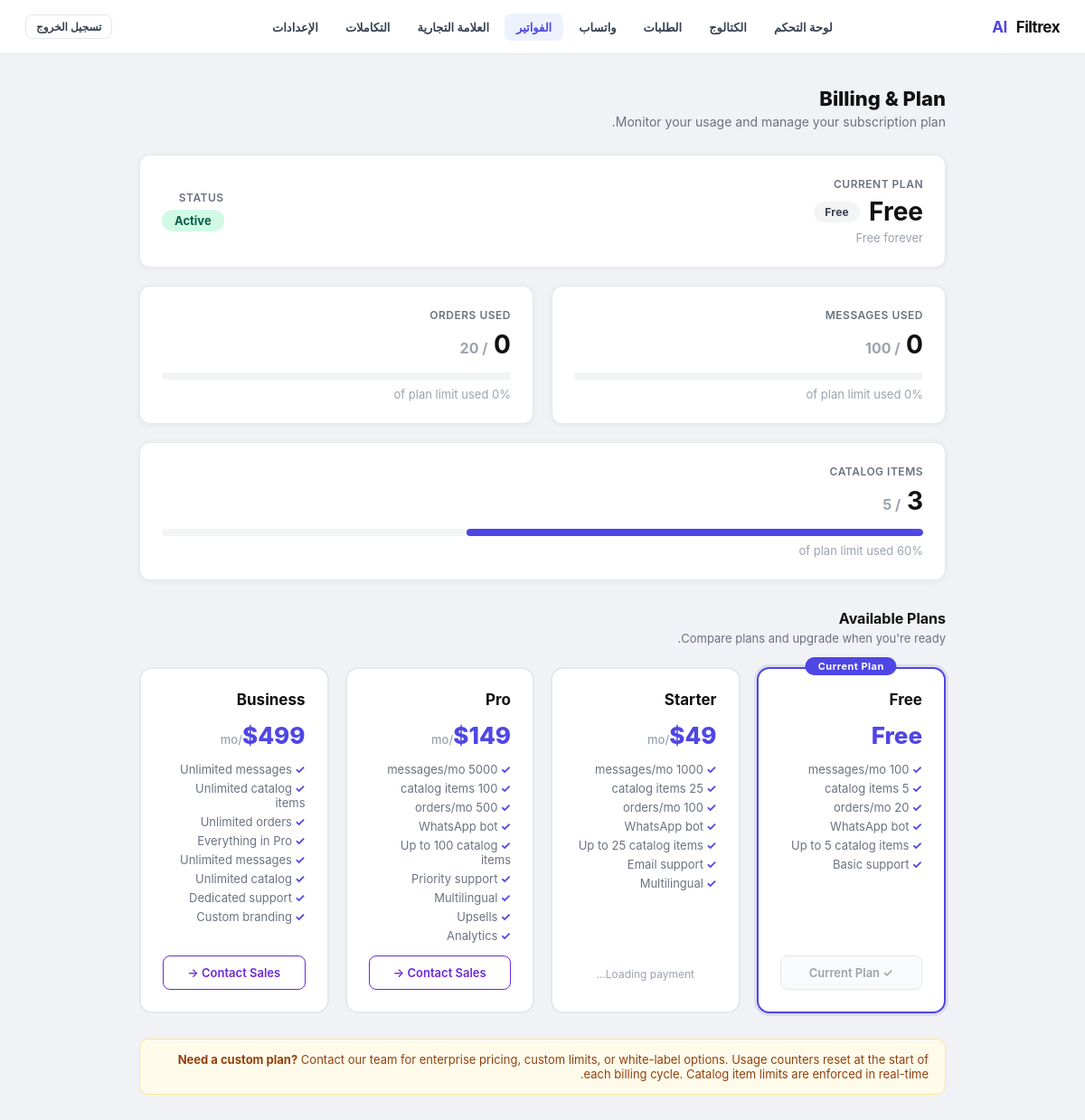
The page /admin/billing (signed in) on the database its author committed.
### tables this page shows
CREATE TABLE clients (
                id                INTEGER PRIMARY KEY AUTOINCREMENT,
                name              TEXT NOT NULL,
                business_type     TEXT DEFAULT 'clinic',
                default_language  TEXT DEFAULT 'ar',
                currency          TEXT DEFAULT 'MAD',
                timezone          TEXT DEFAULT 'Africa/Casablanca',
                admin_whatsapp    TEXT,
                ultramsg_instance TEXT,
                ultramsg_token    TEXT,
                is_active         INTEGER DEFAULT 1,
                created_at        TEXT DEFAULT (datetime('now'))
            , whatsapp_connected INTEGER DEFAULT 0, onboarding_step INTEGER DEFAULT 0, referral_code   TEXT, referred_by     INTEGER, referral_count  INTEGER DEFAULT 0, brand_name          TEXT, logo_url            TEXT, primary_color       TEXT DEFAULT '#4f46e5', custom_domain       TEXT, white_label_enabled INTEGER DEFAULT 0, business_whatsapp_number TEXT, whatsapp_connection_status TEXT DEFAULT 'not_connected', whatsapp_provider TEXT DEFAULT 'ultramsg', plan TEXT DEFAULT 'free', subscription_id TEXT, subscription_status TEXT DEFAULT 'inactive');

CREATE TABLE subscription_plans (
                id                 INTEGER PRIMARY KEY AUTOINCREMENT,
                name               TEXT NOT NULL,
                price_monthly      REAL NOT NULL DEFAULT 0,
                max_messages       INTEGER NOT NULL DEFAULT 100,
                max_catalog_items  INTEGER NOT NULL DEFAULT 5,
                max_orders         INTEGER NOT NULL DEFAULT 20,
                features_json      TEXT DEFAULT '[]',
                is_active          INTEGER DEFAULT 1
            );

CREATE TABLE client_subscriptions (
                id             INTEGER PRIMARY KEY AUTOINCREMENT,
                client_id      INTEGER NOT NULL,
                plan_id        INTEGER NOT NULL,
                status         TEXT NOT NULL DEFAULT 'active',
                started_at     TEXT DEFAULT CURRENT_TIMESTAMP,
                expires_at     TEXT,
                messages_used  INTEGER DEFAULT 0,
                orders_used    INTEGER DEFAULT 0
            , bonus_messages INTEGER DEFAULT 0, paypal_subscription_id TEXT);

### app.py (the view)
@app.route("/admin/billing")
def admin_billing():
    guard = _admin_guard()
    if guard:
        return guard
    cid = _session_client_id()
    sub = get_client_subscription(cid)
    con = get_db_connection()
    try:
        catalog_count = con.execute(
            "SELECT COUNT(*) FROM catalogs WHERE client_id=?", (cid,)
        ).fetchone()[0]
        all_plans = con.execute(
            "SELECT * FROM subscription_plans WHERE is_active=1 ORDER BY price_monthly ASC"
        ).fetchall()
    finally:
        con.close()
    plans_list = []
    for p in all_plans:
        pd = dict(p)
        try:
            pd["features"] = json.loads(pd.get("features_json") or "[]")
        except Exception:
            pd["features"] = []
        plans_list.append(pd)
    _plan_display = sub.get("plan_name") if sub else "none"
    print(f"[BILLING_PLAN] admin_billing client={cid} plan={_plan_display!r}")
    return render_template(
        "admin/billing.html",
        sub=sub,
        catalog_count=catalog_count,
        all_plans=plans_list,
        active="billing"
    )

### app.py (called while the page is built)
@app.context_processor
def _inject_branding():
    return {"branding": getattr(g, "branding", {"brand_name": "Filtrex AI",
                                                  "logo_url": None,
                                                  "primary_color": "#4f46e5",
                                                  "white_label_enabled": 0})}

def t(key, lang="en"):
    lang = lang if lang in TRANSLATIONS else "en"
    return TRANSLATIONS[lang].get(key) or TRANSLATIONS["en"].get(key, key)

@app.context_processor
def _inject_lang():
    cid = session.get("client_id")
    lang = "en"
    if cid:
        _con = sqlite3.connect("bookings.db", timeout=10)
        _con.row_factory = sqlite3.Row
        try:
            _row = _con.execute(
                "SELECT default_language FROM clients WHERE id=?", (cid,)
            ).fetchone()
        finally:
            _con.close()
        if _row:
            lang = _row["default_language"] or "en"
    return {"lang": lang, "t": t}

def get_db_connection():
    con = sqlite3.connect(DB_FILE, timeout=10)
    con.row_factory = sqlite3.Row
    return con

def _session_client_id():
    cid = session.get("client_id")
    return int(cid) if cid else CLIENT_ID

def _admin_guard():
    if not session.get("logged_in"):
        return redirect(url_for("login"))
    cid = session.get("client_id")
    if cid:
        print(f"[AUTH_CLIENT_ID] client_id={cid} path={request.path}")
    return None

### templates/admin/billing.html (shortened to what this page needs)
{% extends "admin/layout.html" %}
{% block content %}
{% set PAYPAL_PLANS = {
  'starter':  'P-2U68430732155245WNHV6LMA',
  'pro':      '',
  'business': ''
} %}
<div class="billing-wrap">
  <div class="billing-hero">
    <h1>Billing &amp; Plan</h1>
    <p>Monitor your usage and manage your subscription plan.</p>
  </div>
  {% if sub %}
    {% set pct_msg = ((sub.messages_used / sub.max_messages * 100) | int) if sub.max_messages > 0 else 0 %}
    {% set pct_ord = ((sub.orders_used   / sub.max_orders   * 100) | int) if sub.max_orders   > 0 else 0 %}
    {% set pct_cat = ((catalog_count     / sub.max_catalog_items * 100) | int) if sub.max_catalog_items > 0 else 0 %}
    <div class="billing-grid">
      <div class="stat-card" style="grid-column:1/-1">
        <div style="display:flex; align-items:center; justify-content:space-between; flex-wrap:wrap; gap:12px;">
          <div>
            <div class="stat-label">Current Plan</div>
            <div style="display:flex; align-items:center; gap:10px; margin-top:6px;">
              <span class="stat-value">{{ sub.plan_name }}</span>
              <span class="plan-badge badge-{{ sub.plan_name | lower }}">{{ sub.plan_name }}</span>
            </div>
            <div class="stat-sub" style="margin-top:4px;">
              {% if sub.price_monthly == 0 %}Free forever
              {% else %}${{ sub.price_monthly }}/month{% endif %}
            </div>
          </div>
          <div style="text-align:right;">
            <div class="stat-label">Status</div>
            <span style="display:inline-block; margin-top:6px; padding:4px 14px;
              border-radius:999px; font-size:13px; font-weight:700;
              background:{% if sub.status=='active' %}#d1fae5{% else %}#fee2e2{% endif %};
              color:{% if sub.status=='active' %}#065f46{% else %}#991b1b{% endif %};">
              {{ sub.status | title }}
            </span>
          </div>
        </div>
      </div>
      <div class="stat-card">
        <div class="stat-label">Messages Used</div>
        {% if sub.max_messages == -1 %}
          <div class="stat-value">{{ sub.messages_used }}</div>
          <div class="stat-sub">Unlimited</div>
        {% else %}
          <div class="stat-value">{{ sub.messages_used }} <span style="font-size:16px; color:#9ca3af;">/ {{ sub.max_messages }}</span></div>
          <div class="progress-bar-wrap">
          </div>
          <div class="stat-sub">{{ pct_msg }}% of plan limit used</div>
        {% endif %}
      </div>
      <div class="stat-card">
        <div class="stat-label">Orders Used</div>
        {% if sub.max_orders == -1 %}
          <div class="stat-value">{{ sub.orders_used }}</div>
          <div class="stat-sub">Unlimited</div>
        {% else %}
          <div class="stat-value">{{ sub.orders_used }} <span style="font-size:16px; color:#9ca3af;">/ {{ sub.max_orders }}</span></div>
          <div class="progress-bar-wrap">
          </div>
          <div class="stat-sub">{{ pct_ord }}% of plan limit used</div>
        {% endif %}
      </div>
      <div class="stat-card" style="grid-column:1/-1">
        <div class="stat-label">Catalog Items</div>
        {% if sub.max_catalog_items == -1 %}
          <div class="stat-value">{{ catalog_count }}</div>
          <div class="stat-sub">Unlimited</div>
        {% else %}
          <div class="stat-value">{{ catalog_count }} <span style="font-size:16px; color:#9ca3af;">/ {{ sub.max_catalog_items }}</span></div>
          <div class="progress-bar-wrap">
            <div class="progress-bar {% if pct_cat >= 90 %}over{% elif pct_cat >= 70 %}warn{% endif %}"
                 style="width:{{ [pct_cat, 100] | min }}%"></div>
          </div>
          <div class="stat-sub">{{ pct_cat }}% of plan limit used</div>
        {% endif %}
      </div>
    </div>
  {% else %}
    <div class="info-note" style="margin-bottom:28px;">No active subscription found. Contact support.</div>
  {% endif %}
  <div class="section-title">Available Plans</div>
  <div class="section-sub">Compare plans and upgrade when you're ready.</div>
  <div class="plans-grid">
    {% for plan in all_plans %}
      {% set plan_slug = plan.name | lower %}
      {% set is_current = sub and sub.plan_id == plan.id %}
      {% set pp_id = PAYPAL_PLANS.get(plan_slug, '') %}
      <div class="plan-card {% if is_current %}current{% endif %}">
        {% if is_current %}<div class="plan-card-current-label">Current Plan</div>{% endif %}
        <div class="plan-card-name">{{ plan.name }}</div>
        <div class="plan-card-price">
          {% if plan.price_monthly == 0 %}Free
          {% else %}${{ plan.price_monthly | int }}<span>/mo</span>{% endif %}
        </div>
        <div class="plan-card-limits">
          <ul>
            <li>{% if plan.max_messages == -1 %}Unlimited messages{% else %}{{ plan.max_messages | int }} messages/mo{% endif %}</li>
            <li>{% if plan.max_catalog_items == -1 %}Unlimited catalog items{% else %}{{ plan.max_catalog_items | int }} catalog items{% endif %}</li>
            <li>{% if plan.max_orders == -1 %}Unlimited orders{% else %}{{ plan.max_orders | int }} orders/mo{% endif %}</li>
            {% for feat in plan.features %}
            <li>{{ feat }}</li>
            {% endfor %}
          </ul>
        </div>
        {% if is_current %}
          <div class="btn-current-plan">✓ Current Plan</div>
        {% elif plan_slug == 'free' %}
          <div class="btn-current-plan" style="color:#d1d5db;">Free Tier</div>
        {% elif pp_id %}
          <div class="paypal-btn-wrap">
            <div id="paypal-btn-{{ plan_slug }}"
                 data-plan-id="{{ pp_id }}"
                 data-plan-name="{{ plan_slug }}">
              <div class="paypal-loading">Loading payment…</div>
            </div>
          </div>
        {% else %}
          <a href="mailto:sales@filtrex.ai?subject=Upgrade%20to%20{{ plan.name }}%20Plan"
             class="btn-contact-sales">
            Contact Sales →
          </a>
        {% endif %}
      </div>
    {% endfor %}
  </div>
  <div class="info-note" style="margin-top:28px;">
    <strong>Need a custom plan?</strong> Contact our team for enterprise pricing, custom limits, or white-label options.
    Usage counters reset at the start of each billing cycle.
    Catalog item limits are enforced in real-time.
  </div>
</div>
{% endblock %}

### templates/admin/layout.html (shortened to what this page needs)
<!DOCTYPE html>
<html lang="{{ lang }}" dir="{{ 'rtl' if lang == 'ar' else 'ltr' }}">
<head>
</head>
<body>
<nav class="nav">
  <div class="nav-brand">
    {% if branding.logo_url %}
      <img src="{{ branding.logo_url }}" alt="{{ branding.brand_name }}"
           style="height:32px;width:auto;object-fit:contain;border-radius:4px;" />
    {% else %}
      {% set _parts = branding.brand_name.split() %}
      {% if _parts|length >= 2 %}
        {{ _parts[:-1]|join(' ') }} <span>{{ _parts[-1] }}</span>
      {% else %}
        <span>{{ branding.brand_name }}</span>
      {% endif %}
    {% endif %}
  </div>
  <div class="nav-links">
    <a href="/admin/dashboard" class="nav-link {% if active=='dashboard' %}active{% endif %}">{{ t("nav_dashboard", lang) }}</a>
    <a href="/admin/catalog" class="nav-link {% if active=='catalog' %}active{% endif %}">{{ t("nav_catalog", lang) }}</a>
    <a href="/admin/orders" class="nav-link {% if active=='orders' %}active{% endif %}">{{ t("nav_orders", lang) }}</a>
    <a href="/admin/connect-whatsapp" class="nav-link {% if active=='whatsapp' %}active{% endif %}">{{ t("nav_whatsapp", lang) }}</a>
    <a href="/admin/billing" class="nav-link {% if active=='billing' %}active{% endif %}">{{ t("nav_billing", lang) }}</a>
    <a href="/admin/branding" class="nav-link {% if active=='branding' %}active{% endif %}">{{ t("nav_branding", lang) }}</a>
    <a href="/admin/integrations" class="nav-link {% if active=='integrations' %}active{% endif %}">{{ t("nav_integrations", lang) }}</a>
    <a href="/admin/settings" class="nav-link {% if active=='settings' %}active{% endif %}">{{ t("nav_settings", lang) }}</a>
  </div>
  <div class="nav-right">
    <a href="/logout" class="btn btn-ghost btn-sm">{{ t("nav_logout", lang) }}</a>
  </div>
</nav>
<div class="shell">
  {% block content %}{% endblock %}
</div>
</body>
</html>

### templates/admin/billing.html (style rules this page uses)
.billing-wrap { max-width: 900px; margin: 0 auto; padding: 0 4px; }
.billing-hero { margin-bottom: 28px; }
.billing-hero h1 { font-size: 22px; font-weight: 800; color: #111; margin-bottom: 4px; }
.billing-hero p { font-size: 14px; color: #6b7280; }
.billing-grid { display: grid; grid-template-columns: 1fr 1fr; gap: 20px; margin-bottom: 32px; }
.stat-card { background: #fff; border-radius: 12px; border: 1px solid #e5e7eb; padding: 24px; display: flex; flex-direction: column; gap: 8px; }
.stat-label { font-size: 12px; font-weight: 600; color: #6b7280; text-transform: uppercase; letter-spacing: .5px; }
.stat-value { font-size: 28px; font-weight: 700; color: #111; }
.stat-sub { font-size: 13px; color: #9ca3af; }
.progress-bar-wrap { background: #f3f4f6; border-radius: 999px; height: 8px; overflow: hidden; margin-top: 6px; }
.progress-bar { height: 8px; border-radius: 999px; background: #4f46e5; transition: width .4s; }
.plan-badge { display: inline-block; padding: 4px 12px; border-radius: 999px; font-size: 12px; font-weight: 700; letter-spacing: .3px; }
.badge-free { background: #f3f4f6; color: #374151; }
.plans-grid { display: grid; grid-template-columns: repeat(auto-fit, minmax(200px, 1fr)); gap: 18px; margin-top: 24px; }
.plan-card { border: 2px solid #e5e7eb; border-radius: 14px; padding: 24px; background: #fff; display: flex; flex-direction: column; gap: 14px; transition: border-color .2s, box-shadow .2s; position: relative; }
.plan-card.current { border-color: #4f46e5; box-shadow: 0 0 0 3px rgba(79,70,229,.12); }
.plan-card-current-label { position: absolute; top: -13px; left: 50%; transform: translateX(-50%); background: #4f46e5; color: #fff; font-size: 11px; font-weight: 700; padding: 3px 14px; border-radius: 999px; letter-spacing: .5px; white-space: nowrap; }
.plan-card-name { font-size: 17px; font-weight: 700; color: #111; }
.plan-card-price { font-size: 26px; font-weight: 800; color: #4f46e5; }
.plan-card-price span { font-size: 13px; font-weight: 500; color: #9ca3af; }
.plan-card-limits { font-size: 13px; color: #6b7280; }
.plan-card-limits ul { margin: 0; padding: 0; display: flex; flex-direction: column; gap: 5px; }
.plan-card-limits li { list-style: none; }
.plan-card-limits li::before { content: "✓ "; color: #4f46e5; font-weight: 700; }
.btn-current-plan { display: block; text-align: center; padding: 10px 14px; border-radius: 8px; font-size: 13px; font-weight: 600; border: 1.5px solid #e5e7eb; color: #9ca3af; background: #f9fafb; cursor: default; margin-top: auto; }
.btn-contact-sales { display: block; text-align: center; padding: 10px 14px; border-radius: 8px; font-size: 13px; font-weight: 600; cursor: pointer; border: 1.5px solid #6d28d9; color: #6d28d9; background: #fff; text-decoration: none; transition: all .15s; margin-top: auto; }
.paypal-btn-wrap { margin-top: auto; }
.paypal-loading { text-align: center; font-size: 12px; color: #9ca3af; padding: 10px 0; }
.info-note { background: #fffbeb; border: 1px solid #fde68a; border-radius: 10px; padding: 14px 18px; font-size: 13px; color: #92400e; margin-top: 24px; }
.section-title { font-size: 16px; font-weight: 700; color: #111; margin-bottom: 4px; }
.section-sub { font-size: 13px; color: #6b7280; margin-bottom: 20px; }

### rows shown on the page
clients: default_language "لوحة التحكم", default_language "الكتالوج", default_language "الطلبات", default_language "واتساب", default_language "الفواتير", default_language "العلامة التجارية", default_language "التكاملات", default_language "الإعدادات", default_language "تسجيل الخروج"
subscription_plans: plan_name "Free", max_messages "100", max_orders "20", max_catalog_items "5", shows "Current Plan", name "Free", price_monthly "Free", features "WhatsApp bot" "Up to 5 catalog items" "Basic support", shows "✓ Current Plan"
client_subscriptions: status "Active"
subscription_plans: name "Starter", price_monthly "49", max_messages "1000", features "WhatsApp bot" "Up to 25 catalog items" "Email support" "Multilingual"
subscription_plans: name "Pro", price_monthly "149", features "WhatsApp bot" "Up to 100 catalog items" "Priority support" "Multilingual" "Upsells" "Analytics"
subscription_plans: name "Business", price_monthly "499", max_messages "Unlimited messages", max_catalog_items "Unlimited catalog items", max_orders "Unlimited orders", features "Everything in Pro" "Unlimited messages" "Unlimited catalog" "Dedicated support" "Custom branding"

### other values the page prints
{{ _parts[:-1]|join(' ') }} "Filtrex"
{{ _parts[-1] }} "AI"
{{ pct_msg }} "0"
{{ pct_ord }} "0"
{{ pct_cat }} "60"
